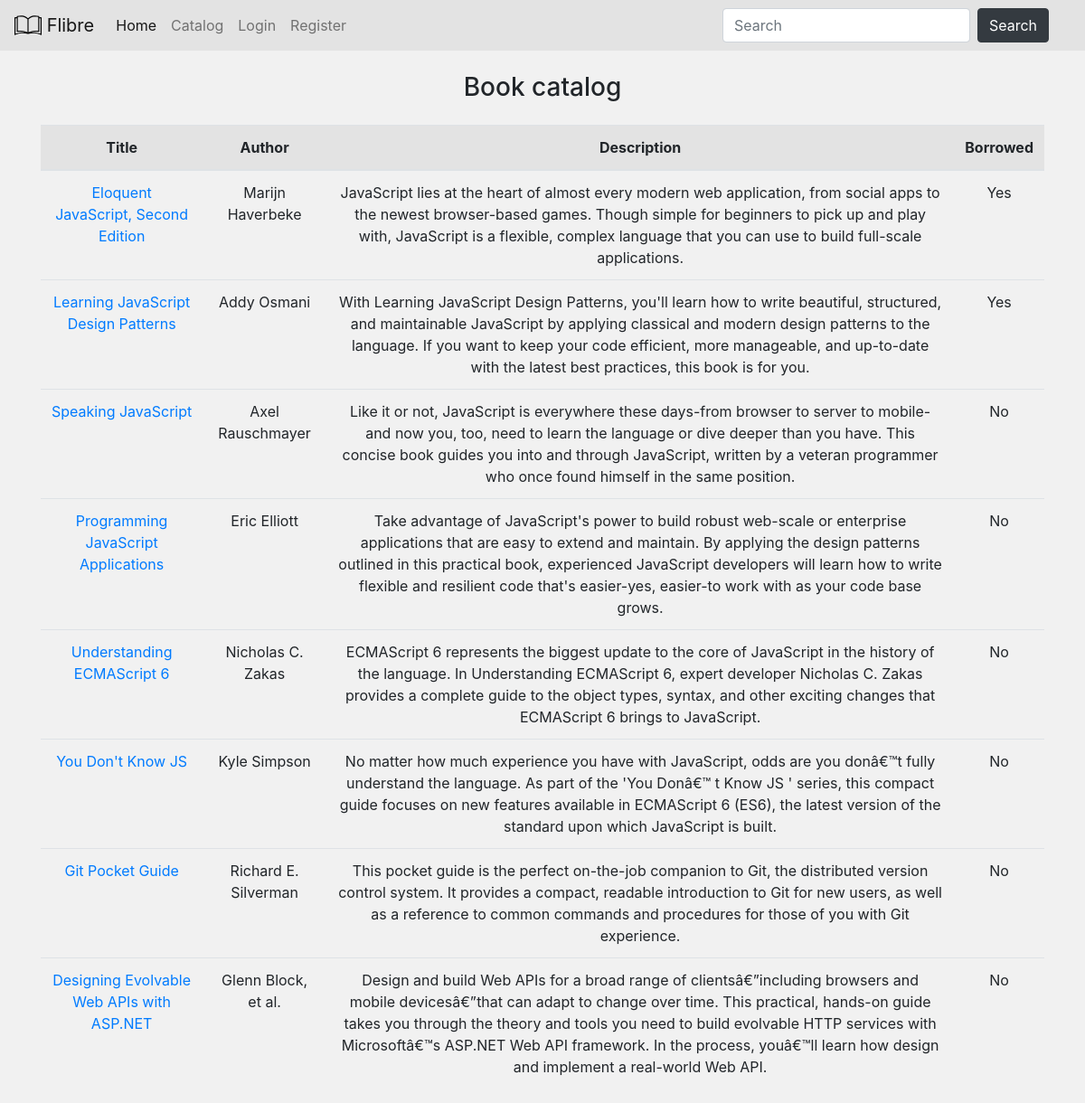
Page /catalog/books on the earlier database version.
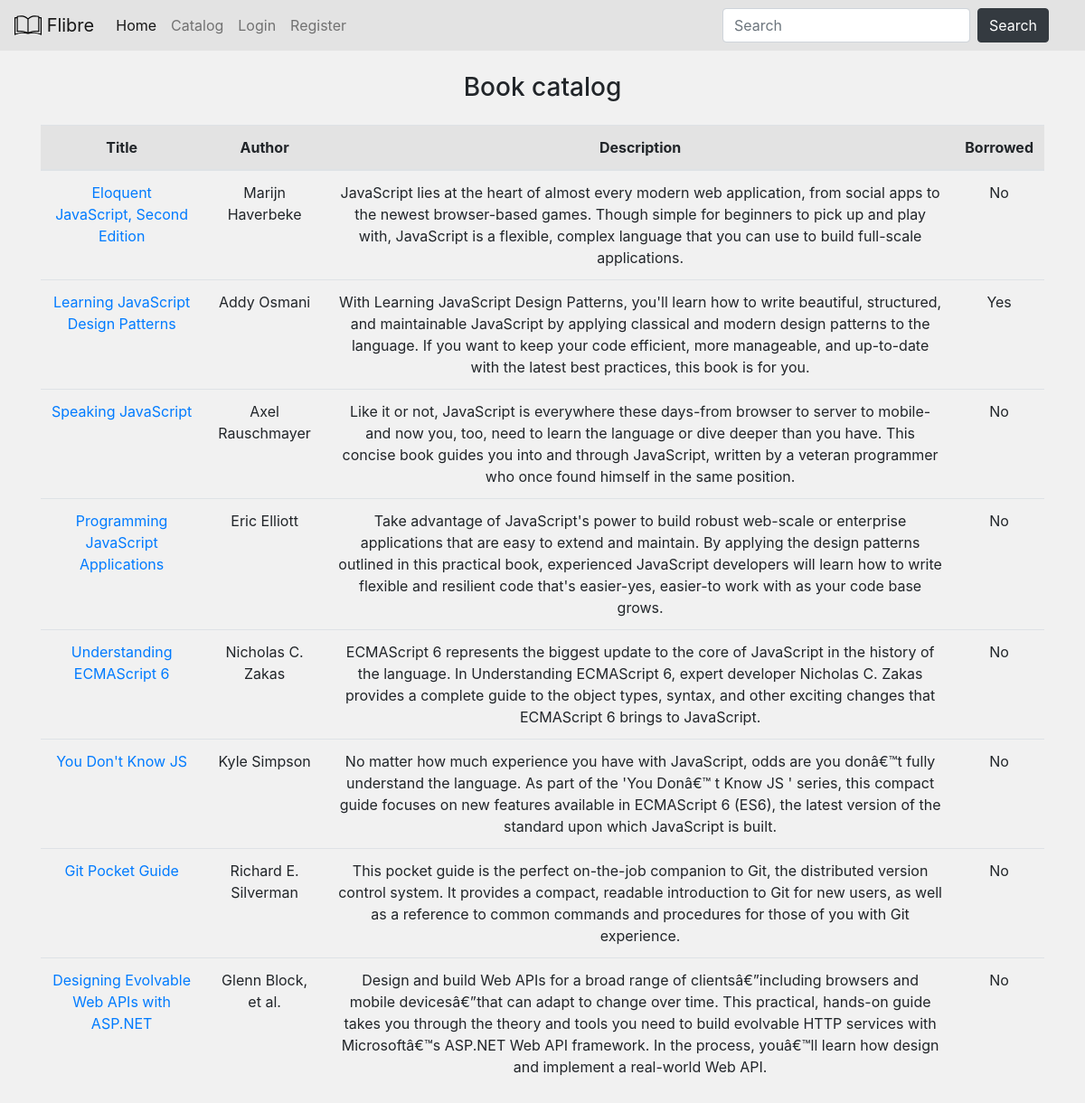
Same page on the later database version.
### db_models.py (models this page shows, shortened)
class Book(Base):
    __tablename__ = 'books'
    id = Column(Integer, primary_key=True)
    author = Column(String(255))
    description = Column(String(1000))
    isbn = Column(Integer)
    pages = Column(Integer)
    published = Column(String(10))
    publisher = Column(String(255))
    subtitle = Column(String(255))
    title = Column(String(255))
    website = Column(String(255))
    user_id = Column(Integer, ForeignKey('users.id'))
    user_ref = relationship('User', back_populates='book_ref')

### routes.py (the view)
@app.route('/catalog/books')
def books():
    db_session = get_session()
    all_books = db_session.query(Book).all()
    context = get_default_context()
    context['books'] = all_books
    return render_template('catalog.html', **context)

### routes.py (called while the page is built)
def get_session(echo=False):
    engine = create_engine('sqlite:///db/database.db', echo=echo)
    db_session = sessionmaker(bind=engine)
    return db_session()

def get_default_context():
    permission_lvl = get_user_auth_lvl()
    context = {'permission_lvl': permission_lvl,
               'user_id': session.get('user_id'),
               'username': session.get('username')}
    return context

def get_user_auth_lvl():
    if not session.get('user_id'):
        return 3
    db_session = get_session()
    user_data = db_session.query(User.permission_lvl) \
                .filter(User.username == session.get('username')) \
                .one()
    return user_data.permission_lvl

### templates/catalog.html (shortened to what this page needs)
{% extends 'layout.html' %}
{% block content %}
<h3 class="mb-4 text-center">Book catalog</h3>
<table class="table text-center">
  <thead class="mythead">
  <tr>
    <th scope="col">Title</th>
    <th scope="col">Author</th>
    <th scope="col">Description</th>
    <th scope="col">Borrowed</th>
  </tr>
  </thead>
  {% for book in books %}
  <tr>
    <td scope="row"><a href="/catalog/books/{{ book['id'] }}">{{ book['title'] }}</a></td>
    <td scope="row">{{ book['author'] }}</td>
    <td scope="row">{{ book['description'] }}</td>
    {% if book['user_id'] != None %}
    <td scope="row">Yes</td>
    {% else %}
    <td scope="row">No</td>
    {% endif %}
  </tr>
  {% endfor %}
</table>
{% endblock %}

### templates/layout.html (shortened to what this page needs)
<!doctype html>
<html lang="en">
<head>
  <link rel="stylesheet" href="https://stackpath.bootstrapcdn.com/bootstrap/4.5.0/css/bootstrap.min.css"
>
  <link href="/static/style.css" rel="stylesheet">
</head>
<body id="bootstrap-overrides">
<nav class="navbar navbar-expand-lg navbar-light bg-navbar mb-4">
  <a class="navbar-brand" href="/">
    <img src="/static/book_logo.svg" width="30" height="30" class="d-inline-block align-top" alt="" loading="lazy">
    Flibre
  </a>
  <div class="collapse navbar-collapse" id="navbarSupportedContent">
    <ul class="navbar-nav mr-auto">
      <li class="nav-item active">
        <a class="nav-link" href="/">Home</a>
      </li>
      <li class="nav-item">
        <a class="nav-link" href="/catalog/books">Catalog</a>
      </li>
      {% if not username %}
      <li class="nav-item">
        <a class="nav-link" href="/login">Login</a>
      </li>
      <li class="nav-item">
        <a class="nav-link" href="/register">Register</a>
      </li>
      {% endif %}
    </ul>
    <form class="form-inline my-2 my-lg-0" action="/search_results" method="GET">
      <input class="form-control mr-sm-2" type="search" name="query" placeholder="Search" aria-label="Search">
      <button class="btn btn-dark mr-4 my-2 my-sm-0" type="submit">Search</button>
    </form>
  </div>
</nav>
<div class="container">
  {% block content %}
  {% endblock %}
</div>
</body>
</html>

### static/style.css (style rules this page uses)
body { background-color: #f1f1f1; }
.bg-navbar { background-color: #e3e3e3; }
.mythead th { background-color:#e3e3e3; }

Differences in the rows shown:
changed Book "Eloquent JavaScript, Second Edition": user_id "Yes" → "No"
